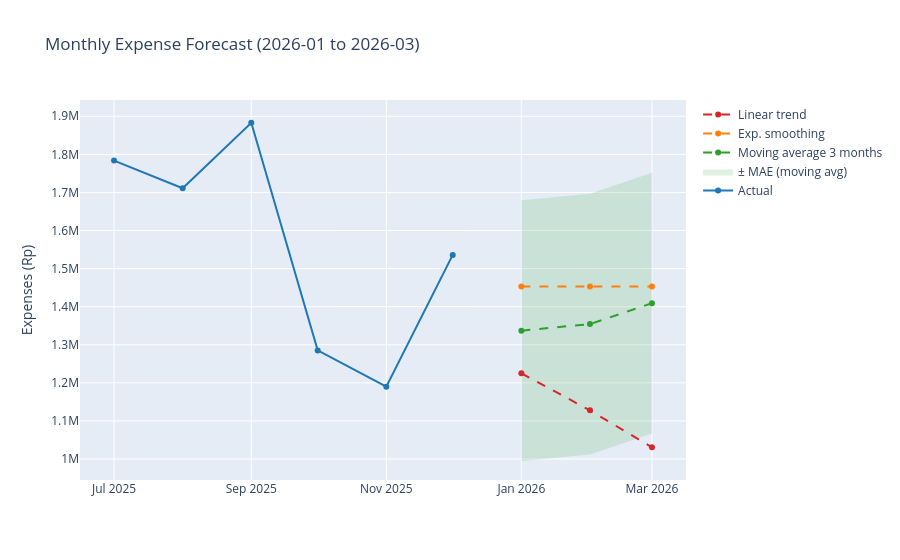

The notebook cell this image was saved under:
### Code cell
import plotly.graph_objects as go

# MAE from backtesting (moving average), same method as the MAE cell above
errors_ma = [abs(y[t] - f_ma3(y[:t])) for t in range(3, len(y))]
mae = np.mean(errors_ma)

# next months, continuing from the last month in the data
next_months = pd.period_range(pd.Period(exp_month.index[-1], freq='M') + 1,
                              periods=n_ahead, freq='M').astype(str)

# recursive moving average
hist = list(y)
ma_pred = []
for _ in range(n_ahead):
    p = np.mean(hist[-3:])
    ma_pred.append(p)
    hist.append(p)

# exp. smoothing (flat forecast)
ses_pred = [f_ses(y)] * n_ahead

fig = go.Figure()

# actual data
fig.add_scatter(x=exp_month.index, y=y, mode='lines+markers', name='Actual',
                line=dict(color='#1f77b4'))

# uncertainty band for moving average (± MAE)
fig.add_scatter(x=next_months, y=np.array(ma_pred) + mae, mode='lines',
                line=dict(width=0), showlegend=False, hoverinfo='skip')
fig.add_scatter(x=next_months, y=np.array(ma_pred) - mae, mode='lines',
                line=dict(width=0), fill='tonexty',
                fillcolor='rgba(44,160,44,0.15)', name='± MAE (moving avg)',
                hoverinfo='skip')

# three forecasts
fig.add_scatter(x=next_months, y=ma_pred, mode='lines+markers',
                name='Moving average 3 months', line=dict(color='#2ca02c', dash='dash'))
fig.add_scatter(x=next_months, y=ses_pred, mode='lines+markers',
                name='Exp. smoothing', line=dict(color='#ff7f0e', dash='dash'))
fig.add_scatter(x=next_months, y=linear_pred, mode='lines+markers',
                name='Linear trend', line=dict(color='#d62728', dash='dash'))

fig.update_layout(title=f'Monthly Expense Forecast ({next_months[0]} to {next_months[-1]})',
                  yaxis_title='Expenses (Rp)', hovermode='x unified')
fig.show()

### Figure 1 — Plotly figure (JSON) as saved in the notebook; plotly's stock layout.template omitted (floating-point values rounded to 4 significant figures)
{"data": [{"line": {"color": "#1f77b4"}, "mode": "lines+markers", "name": "Actual", "type": "scatter", "x": ["2025-07", "2025-08", "2025-09", "2025-10", "2025-11", "2025-12"], "y": [1784000.0, 1711000.0, 1883000.0, 1285000.0, 1190000.0, 1536000.0]}, {"hoverinfo": "skip", "line": {"width": 0}, "mode": "lines", "showlegend": false, "type": "scatter", "x": ["2026-01", "2026-02", "2026-03"], "y": [1679000.0, 1697000.0, 1751000.0]}, {"fill": "tonexty", "fillcolor": "rgba(44,160,44,0.15)", "hoverinfo": "skip", "line": {"width": 0}, "mode": "lines", "name": "± MAE (moving avg)", "type": "scatter", "x": ["2026-01", "2026-02", "2026-03"], "y": [994700.0, 1012000.0, 1067000.0]}, {"line": {"color": "#2ca02c", "dash": "dash"}, "mode": "lines+markers", "name": "Moving average 3 months", "type": "scatter", "x": ["2026-01", "2026-02", "2026-03"], "y": [1337055, 1354000.0, 1409000.0]}, {"line": {"color": "#ff7f0e", "dash": "dash"}, "mode": "lines+markers", "name": "Exp. smoothing", "type": "scatter", "x": ["2026-01", "2026-02", "2026-03"], "y": [1453000.0, 1453000.0, 1453000.0]}, {"line": {"color": "#d62728", "dash": "dash"}, "mode": "lines+markers", "name": "Linear trend", "type": "scatter", "x": ["2026-01", "2026-02", "2026-03"], "y": [1225000.0, 1128000.0, 1031000.0]}], "layout": {"hovermode": "x unified", "title": {"text": "Monthly Expense Forecast (2026-01 to 2026-03)"}, "yaxis": {"title": {"text": "Expenses (Rp)"}}}}
